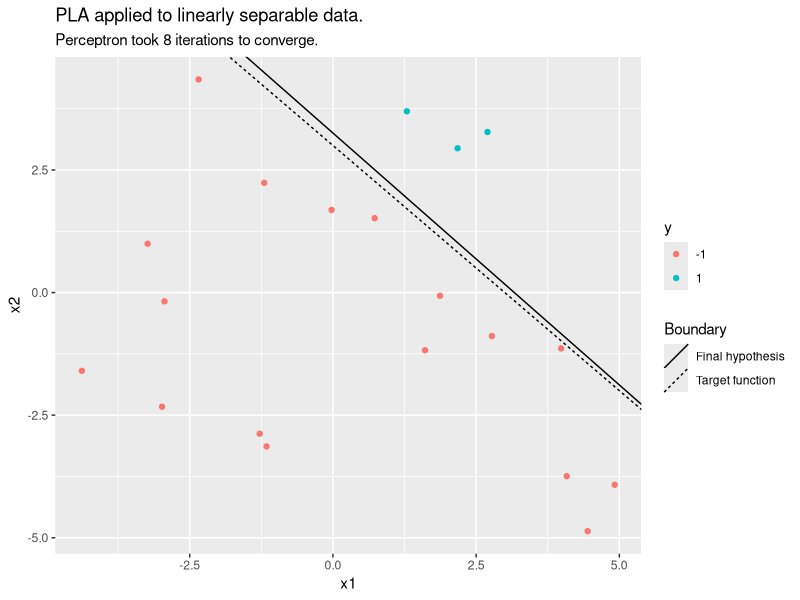
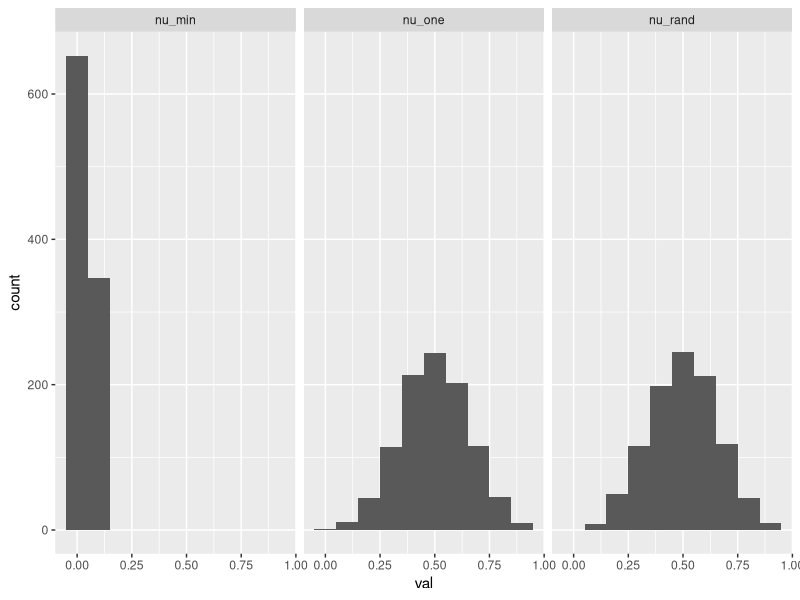
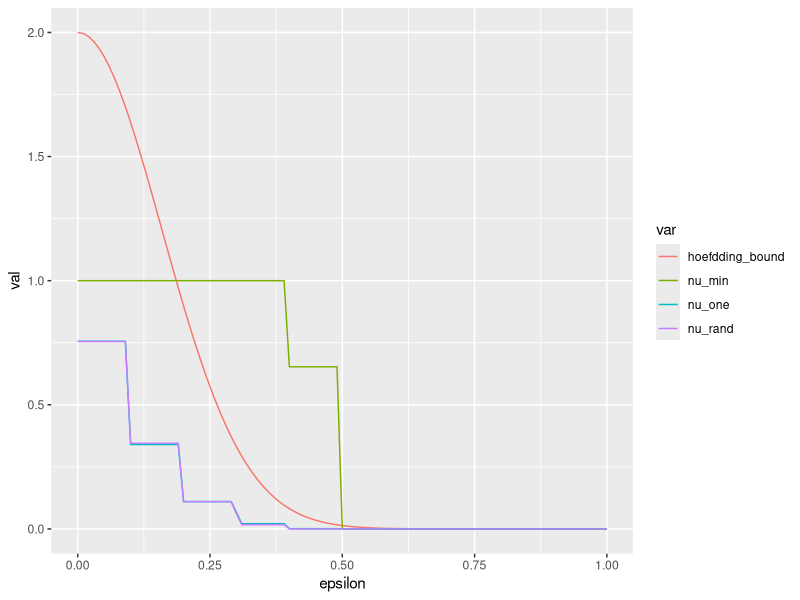
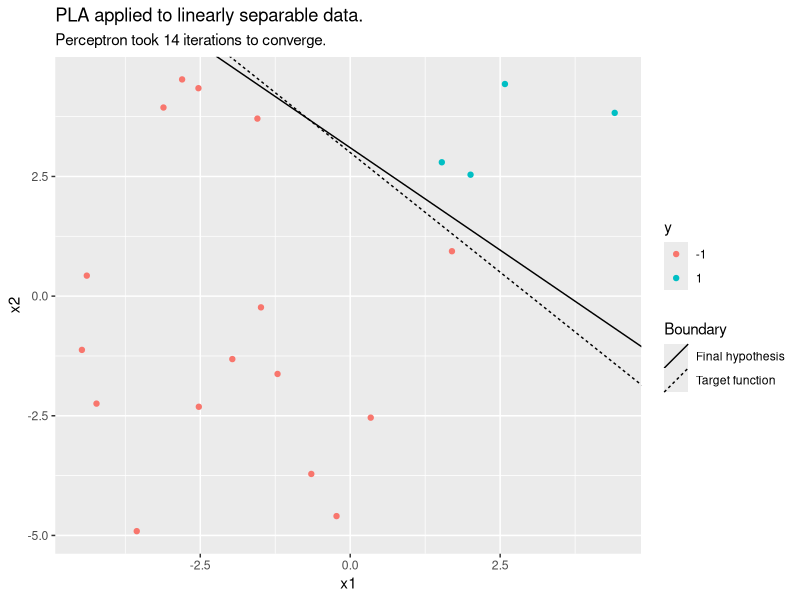
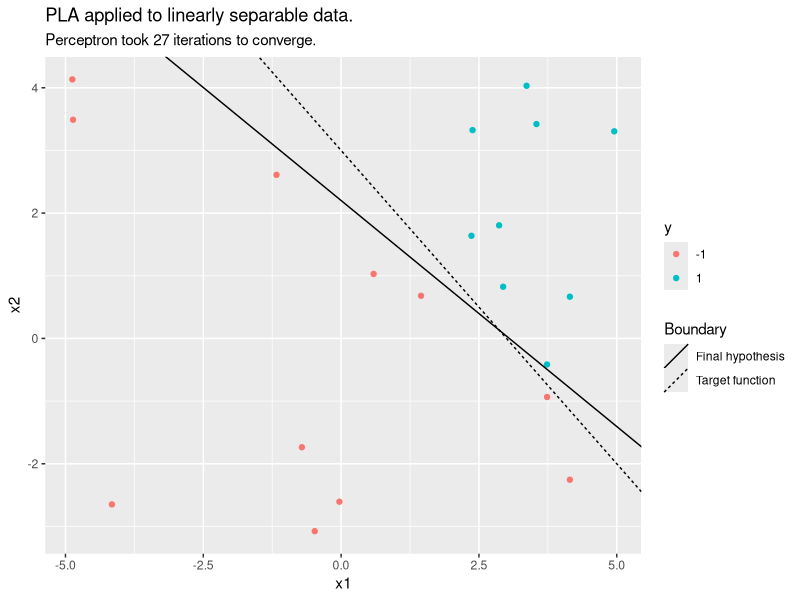
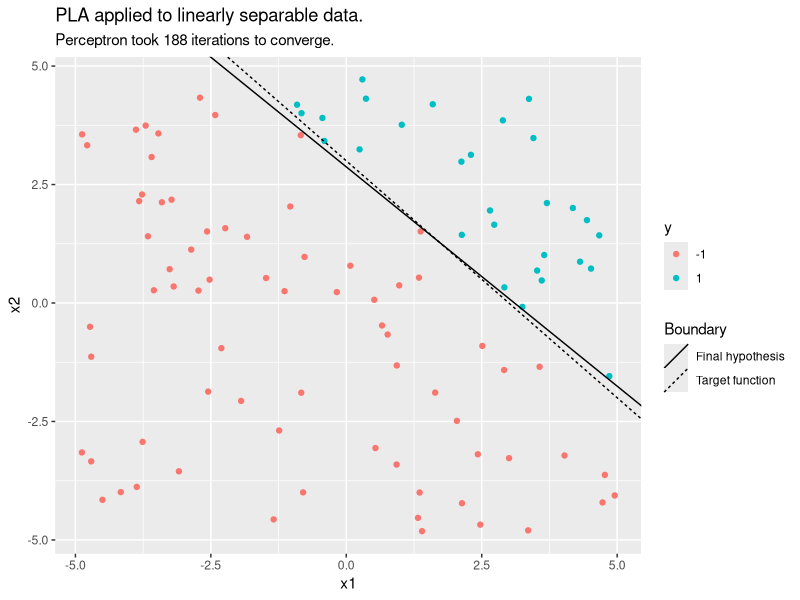
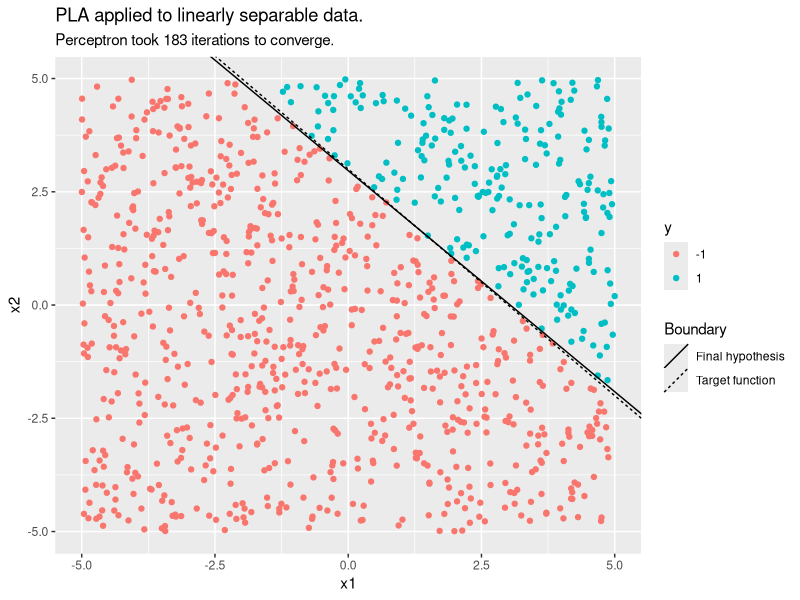
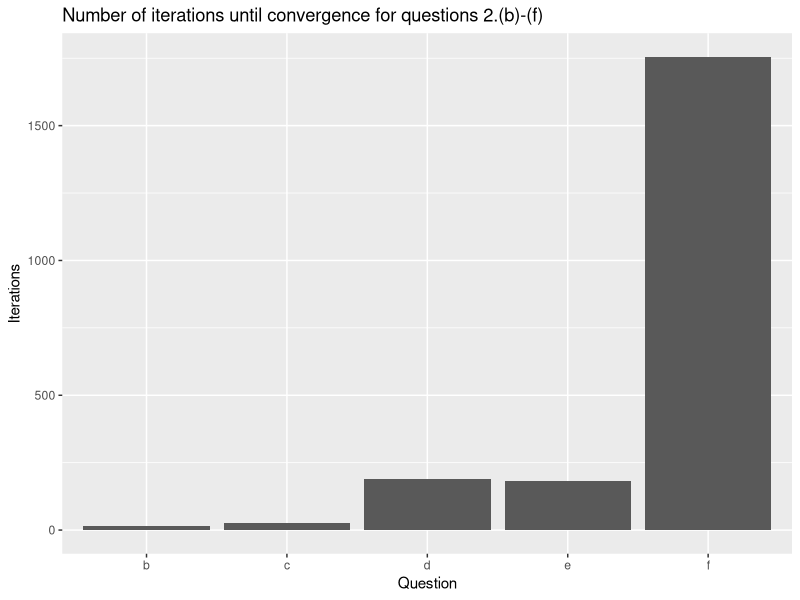

The R script that drew these images, in order: (Note: a time limit stopped this script after it produced the figures.)
## ---- chunk 1
knitr::opts_chunk$set(
	echo = FALSE,
	message = FALSE,
	warning = FALSE
)

rm(list=ls())

set.seed(1)
## ---- chunk 2
library(tidyverse)

# Because R's sample function is "helpful"
resample <- function(x, ...) x[sample.int(length(x), ...)]

perceptron <- function(X, y, w) {
  yhat <- sign(X %*% w)
  id_missclass <- which(yhat != y)
  missclass <- length(id_missclass) > 0
  iter <- 1
  
  while(missclass){
    i <- resample(id_missclass, 1)
    w <- w + y[i] * X[i,]
    yhat <- sign(X %*% w)
    id_missclass <- which(yhat != y)
    missclass <- length(id_missclass) > 0
    iter <- iter + 1
  }
  
  a <- -w[2]/w[3]
  b <- -w[1]/w[3]
  
  list(yhat = yhat,
       w = w,
       a = a,
       b = b,
       iter = iter)
}

test_perceptron <- function(n, d, w, w_true, verbose = FALSE, X0, y) {
  a_true <- -w_true[2]/w_true[3]
  b_true <- -w_true[1]/w_true[3]
  
  # generate linearly separable points
  if (missing(X0)) {
    X0 <- matrix(runif(d * n, -5, 5), ncol = d)
    X <- cbind(1, X0)
    y <- sign(X %*% w_true)
  } else {
    X <- cbind(1, X0)
  }
  
  output <- perceptron(X, y, w)
  
  if (verbose) {
    # Plot true boundary and points
    p <- ggplot() +
      geom_point(data = data_frame(x1 = X0[,1],
                                   x2 = X0[,2],
                                   y = factor(y)),
                 aes(x = x1, y = x2, colour = y)) +
      geom_abline(aes(slope = a_true, intercept = b_true, linetype = "Target function")) +
      geom_abline(aes(slope = output$a, intercept = output$b, linetype = "Final hypothesis")) +
      labs(title = "PLA applied to linearly separable data.",
           subtitle = paste("Perceptron took", output$iter, "iterations to converge."),
           linetype = "Boundary")
    print(p)
  }
  
  # Add extra properties to output
  output[["w_true"]] <- w_true
  output[["a_true"]] <- a_true
  output[["b_true"]] <- b_true
  output[["X0"]] <- X0
  output[["y"]] <- y
  output
}

results <- test_perceptron(n = 20,
                           d = 2,
                           w = c(1, 1, 1),
                           w_true = c(-3, 1, 1),
                           verbose = TRUE)
## ---- chunk 3
p <- 0.5
n <- 10
nb_coins <- 1000

sim_coins <- function(nb_coins, n, p){
  flips <- matrix(rbinom(nb_coins*n, 1, p), n, nb_coins)
  
  data_frame(
    nu_one = mean(flips[, 1]), 
    nu_rand = mean(flips[, sample(nb_coins, 1)]), 
    nu_min = mean(flips[, which.min(apply(flips, 2, sum))])
  )
}

res <- rerun(1000, sim_coins(nb_coins, n, p)) %>% 
  bind_rows()

res %>% 
  gather(var, val) %>% 
  ggplot(aes(x = val)) +
  geom_histogram(bins = 10) +
  facet_wrap(~var)
## ---- chunk 4
calc_hoefdding <- function(epsilon) {
  res %>%
    mutate_all(function(x) {abs(x - 0.5) > epsilon }) %>% 
    summarise_all(mean) %>% 
    mutate(hoefdding_bound = 2 * exp(-2 * epsilon^2 * n))
}

allprob_df <- data_frame(epsilon = seq(0, 1, by = 0.01)) %>% 
  mutate(bounds = map(epsilon, calc_hoefdding)) %>% 
  unnest()

allprob_df %>% 
  gather(var, val, -epsilon) %>% 
  ggplot(aes(x = epsilon, y = val, colour = var)) +
  geom_line()
## ---- chunk 5
results <- list()

results[["b"]] <- test_perceptron(n = 20,
                                  d = 2,
                                  w = c(1, 1, 1),
                                  w_true = c(-3, 1, 1),
                                  verbose = TRUE)

results[["c"]] <- test_perceptron(n = 20,
                                  d = 2,
                                  w = c(1, 1, 1),
                                  w_true = c(-3, 1, 1),
                                  verbose = TRUE)

results[["d"]] <- test_perceptron(n = 100,
                                  d = 2,
                                  w = c(1, 1, 1),
                                  w_true = c(-3, 1, 1),
                                  verbose = TRUE)

results[["e"]] <- test_perceptron(n = 1000,
                                  d = 2,
                                  w = c(1, 1, 1),
                                  w_true = c(-3, 1, 1),
                                  verbose = TRUE)

results[["f"]] <- test_perceptron(n = 1000,
                                  d = 10,
                                  w = rep(1, 11),
                                  w_true = c(-3, 1, 1, 2, 1, 3, 2, 3, 1, 1, 2))

results %>% 
  map("iter") %>% 
  bind_rows() %>% 
  gather(Question, Iterations) %>% 
  ggplot(aes(x = Question, y = Iterations)) +
  geom_col() +
  labs(title = "Number of iterations until convergence for questions 2.(b)-(f)")


# (g)
results_rerun <- rerun(100,
                       test_perceptron(n = 1000,
                                       d = 10,
                                       w = rep(1, 11),
                                       w_true = c(-3, 1, 1, 2, 1, 3, 2, 3, 1, 1, 2),
                                       X0 = results[["f"]]$X0,
                                       y = results[["f"]]$y))

results_rerun %>% 
  map_dbl("iter") %>% 
  data_frame(Iterations = .) %>% 
  ggplot(aes(x = Iterations)) +
  geom_histogram() +
  labs("Number of iterations until convergence.", 
       y = "Iterations") +
  labs(title = "Number of iterations until convergence for question 2.(g)")
## ---- chunk 6
n_sim <- 100
w <- rep(1, 11)
w_true <- c(-3, 1, 1, 2, 1, 3, 2, 3, 1, 1, 2)

results_dim <- list(Dimension = 2:10,
                    Experiment = 1:n_sim) %>% 
  cross_df() %>% 
  mutate(Result = map(Dimension,
                      function(d) { 
                        test_perceptron(n = 1000,
                                        d = d,
                                        w = w[1:(d+1)],
                                        w_true = w_true[1:(d+1)])
                      }),
         Iterations = map_dbl(Result, "iter"))

results_dim %>% 
  ggplot(aes(x = Dimension, y = Iterations)) +
  geom_point(shape = "O", alpha = 0.5) +
  geom_smooth() +
  labs(title = "Number of iterations until convergence for perceptron",
       subtitle = "Varying dimensionality",
       caption = paste("Based on", n_sim, "simulations"))


results_samples <- list(Samples = c(20, 100, 250, 500, 750, 1000),
                        Experiment = 1:n_sim) %>% 
  cross_df() %>% 
  mutate(Result = map(Samples,
                      function(n) { 
                        test_perceptron(n = n,
                                        d = 10,
                                        w = w,
                                        w_true = w_true)
                      }),
         Iterations = map_dbl(Result, "iter"))


results_samples %>% 
  ggplot(aes(x = Samples, y = Iterations)) +
  geom_point(shape = "O", alpha = 0.5) +
  geom_smooth() +
  labs(title = "Number of iterations until convergence for perceptron",
       subtitle = "Varying number of samples",
       caption = paste("Based on", n_sim, "simulations"))
